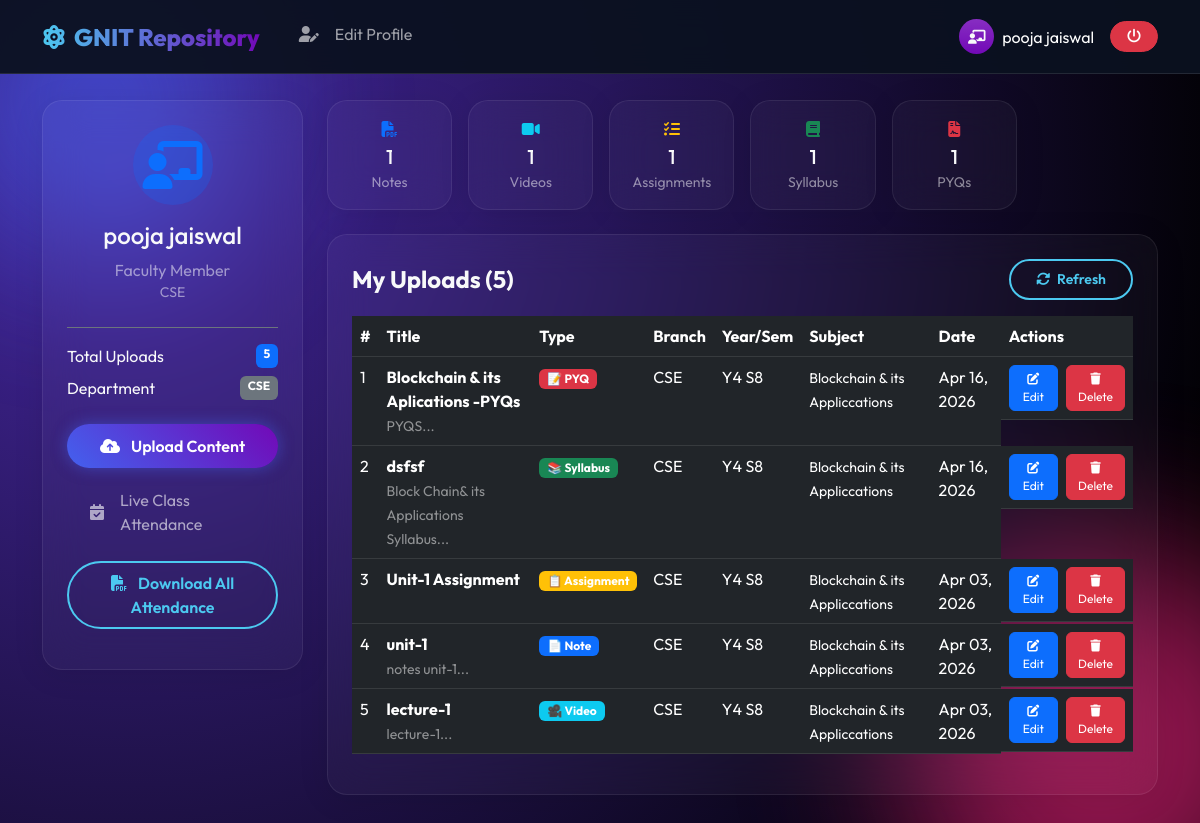
Page /gn-repository/faculty-dashboard.php (signed in) on the committed database.
### tables this page shows
CREATE TABLE `resources` (
  `id` int(11) NOT NULL,
  `title` varchar(200) NOT NULL,
  `resource_type` enum('note','video','assignment','syllabus','pyq') NOT NULL,
  `subject` varchar(100) NOT NULL,
  `subject_code` varchar(20) DEFAULT NULL,
  `branch` varchar(10) NOT NULL,
  `year` int(11) NOT NULL CHECK (`year` between 1 and 4),
  `semester` int(11) NOT NULL CHECK (`semester` between 1 and 8),
  `file_path` varchar(500) DEFAULT NULL,
  `video_url` varchar(500) DEFAULT NULL,
  `author_id` int(11) NOT NULL,
  `author_name` varchar(100) NOT NULL,
  `description` text DEFAULT NULL,
  `is_approved` tinyint(1) DEFAULT 1,
  `views_count` int(11) DEFAULT 0,
  `downloads_count` int(11) DEFAULT 0,
  `created_at` timestamp NOT NULL DEFAULT current_timestamp(),
  `updated_at` timestamp NOT NULL DEFAULT current_timestamp() ON UPDATE current_timestamp()
);

### gn-repository/faculty-dashboard.php (the view, shortened to what this page needs)
<?php
require_once 'config.php';
$stmt = $pdo->prepare("SELECT * FROM resources WHERE author_id = ? ORDER BY created_at DESC");
$stmt->execute([$_SESSION['user_id']]);
$uploads = $stmt->fetchAll(PDO::FETCH_ASSOC);
$notes = 0; $videos = 0; $assignments = 0; $syllabus = 0; $pyq = 0;
foreach ($uploads as $item) {
    if ($item['resource_type'] == 'note') $notes++;
    else if ($item['resource_type'] == 'video') $videos++;
    else if ($item['resource_type'] == 'assignment') $assignments++;
    else if ($item['resource_type'] == 'syllabus') $syllabus++;
    else if ($item['resource_type'] == 'pyq') $pyq++;
}
?>
<!DOCTYPE html>
<html lang="en">
<head>
  <link href="https://cdn.jsdelivr.net/npm/bootstrap@5.3.0/dist/css/bootstrap.min.css" rel="stylesheet">
  <link rel="stylesheet" href="https://cdnjs.cloudflare.com/ajax/libs/font-awesome/6.4.0/css/all.min.css">
  <link rel="stylesheet" href="css/style.css">
  <link rel="stylesheet" href="css/dashboard.css">
</head>
<body>
  <div class="bg-animated">
    <div class="floating-shape shape-1"></div>
  </div>
  <nav class="navbar navbar-expand-lg fixed-top">
    <div class="container">
      <a class="navbar-brand" href="index.html">
        <i class="fas fa-atom me-2"></i>GNIT Repository
      </a>
      <a href="edit-profile.php" class="sidebar-link">
        <i class="fas fa-user-edit me-3"></i>Edit Profile
      </a>
      <div class="ms-auto d-flex align-items-center">
        <div class="bg-gradient rounded-circle me-2 d-flex align-items-center justify-content-center"
          style="width:35px; height:35px; background: var(--purple);">
          <i class="fas fa-chalkboard-teacher small"></i>
        </div>
        <span class="text-white me-3"><?php echo htmlspecialchars($_SESSION['name']); ?></span>
        <a href="logout.php" class="btn btn-sm btn-danger rounded-pill px-3">
          <i class="fas fa-power-off"></i>
        </a>
      </div>
    </div>
  </nav>
  <div class="container" style="padding-top: 100px; padding-bottom: 50px;">
    <div class="row">
      <div class="col-md-3 mb-4">
        <div class="glass-panel p-4">
          <div class="text-center mb-4">
            <div
              class="bg-primary bg-opacity-25 rounded-circle d-flex align-items-center justify-content-center mx-auto mb-3"
              style="width: 80px; height: 80px;">
              <i class="fas fa-chalkboard-teacher fa-3x text-primary"></i>
            </div>
            <h4><?php echo htmlspecialchars($_SESSION['name']); ?></h4>
            <p class="text-white-50 mb-0">Faculty Member</p>
            <p class="text-white-50 small mb-0"><?php echo htmlspecialchars($_SESSION['department'] ?? 'GNIT'); ?></p>
          </div>
          <div class="border-top border-secondary pt-3">
            <div class="d-flex justify-content-between mb-2">
              <span>Total Uploads</span>
              <span class="badge bg-primary"><?php echo count($uploads); ?></span>
            </div>
            <div class="d-flex justify-content-between mb-2">
              <span>Department</span>
              <span class="badge bg-secondary"><?php echo htmlspecialchars($_SESSION['department'] ?? 'GNIT'); ?></span>
            </div>
          </div>
          <div class="d-grid gap-2 mt-4">
            <button class="btn btn-glow" data-bs-toggle="modal" data-bs-target="#uploadModal">
              <i class="fas fa-cloud-upload-alt me-2"></i> Upload Content
            </button>
            <a href="faculty-attendance.php" class="sidebar-link">
              <i class="fas fa-calendar-check me-3"></i>Live Class Attendance
            </a>
            <a href="export-all-attendance-pdf.php" class="btn btn-outline-glow w-100 mb-3" target="_blank">
              <i class="fas fa-file-pdf me-2"></i> Download All Attendance
            </a>
          </div>
        </div>
      </div>
      <div class="col-md-9">
        <div class="row g-3 mb-4">
          <div class="col-md-2 col-6">
            <div class="glass-panel p-3 text-center">
              <i class="fas fa-file-pdf text-primary mb-2"></i>
              <h5 class="mb-0"><?php echo $notes; ?></h5>
              <small class="text-white-50">Notes</small>
            </div>
          </div>
          <div class="col-md-2 col-6">
            <div class="glass-panel p-3 text-center">
              <i class="fas fa-video text-info mb-2"></i>
              <h5 class="mb-0"><?php echo $videos; ?></h5>
              <small class="text-white-50">Videos</small>
            </div>
          </div>
          <div class="col-md-2 col-6">
            <div class="glass-panel p-3 text-center">
              <i class="fas fa-tasks text-warning mb-2"></i>
              <h5 class="mb-0"><?php echo $assignments; ?></h5>
              <small class="text-white-50">Assignments</small>
            </div>
          </div>
          <div class="col-md-2 col-6">
            <div class="glass-panel p-3 text-center">
              <i class="fas fa-book text-success mb-2"></i>
              <h5 class="mb-0"><?php echo $syllabus; ?></h5>
              <small class="text-white-50">Syllabus</small>
            </div>
          </div>
          <div class="col-md-2 col-6">
            <div class="glass-panel p-3 text-center">
              <i class="fas fa-file-contract text-danger mb-2"></i>
              <h5 class="mb-0"><?php echo $pyq; ?></h5>
              <small class="text-white-50">PYQs</small>
            </div>
          </div>
        </div>
        <div class="glass-panel p-4">
          <div class="d-flex justify-content-between align-items-center mb-3">
            <h4 class="fw-bold mb-0">My Uploads (<?php echo count($uploads); ?>)</h4>
            <button class="btn btn-sm btn-outline-glow" onclick="location.reload()">
              <i class="fas fa-sync-alt me-1"></i> Refresh
            </button>
          </div>
          <div class="table-responsive">
            <?php if (empty($uploads)): ?>
            <p class="text-center text-white-50 py-4">
              <i class="fas fa-cloud-upload-alt fa-3x mb-3"></i><br>
              No uploads yet. Click "Upload Content" to get started.
            </p>
            <?php else: ?>
            <table class="table table-dark table-hover">
              <thead>
                <tr>
                  <th>#</th>
                  <th>Title</th>
                  <th>Type</th>
                  <th>Branch</th>
                  <th>Year/Sem</th>
                  <th>Subject</th>
                  <th>Date</th>
                  <th>Actions</th>
                </tr>
              </thead>
              <tbody>
                <?php foreach ($uploads as $index => $item): ?>
                <tr>
                  <td><?php echo $index + 1; ?></td>
                  <td>
                    <strong><?php echo htmlspecialchars($item['title']); ?></strong>
                    <?php if (!empty($item['description'])): ?>
                    <br><small
                      class="text-white-50"><?php echo htmlspecialchars(substr($item['description'], 0, 50)); ?>...</small>
                    <?php endif; ?>
                  </td>
                  <td>
                    <?php
                    $typeBadge = '';
                    switch($item['resource_type']) {
                        case 'note': $typeBadge = '<span class="badge bg-primary">📄 Note</span>'; break;
                        case 'video': $typeBadge = '<span class="badge bg-info">🎥 Video</span>'; break;
                        case 'assignment': $typeBadge = '<span class="badge bg-warning">📋 Assignment</span>'; break;
                        case 'syllabus': $typeBadge = '<span class="badge bg-success">📚 Syllabus</span>'; break;
                        case 'pyq': $typeBadge = '<span class="badge bg-danger">📝 PYQ</span>'; break;
                    }
                    echo $typeBadge;
                    ?>
                  </td>
                  <td><?php echo $item['branch']; ?></td>
                  <td>Y<?php echo $item['year']; ?> S<?php echo $item['semester']; ?></td>
                  <td><small><?php echo htmlspecialchars($item['subject']); ?></small></td>
                  <td><?php echo date('M d, Y', strtotime($item['created_at'])); ?></td>
                  <td class="table-actions">
                    <button class="btn btn-sm btn-primary btn-sm-custom"
                      onclick="editResource(<?php echo htmlspecialchars(json_encode($item)); ?>)">
                      <i class="fas fa-edit"></i> Edit
                    </button>
                    <button class="btn btn-sm btn-danger btn-sm-custom"
                      onclick="deleteResource(<?php echo $item['id']; ?>, '<?php echo addslashes($item['title']); ?>')">
                      <i class="fas fa-trash"></i> Delete
                    </button>
                  </td>
                </tr>
                <?php endforeach; ?>
              </tbody>
            </table>
            <?php endif; ?>
          </div>
        </div>
      </div>
    </div>
  </div>
</body>
</html>

### gn-repository/css/style.css (style rules this page uses)
:root { --primary: #4cc9f0; --secondary: #4361ee; --purple: #7209b7; --pink: #f72585; --dark: #0b1120; --text-light: #f8f9fa; --glass-bg: rgba(255, 255, 255, 0.05); --glass-border: rgba(255, 255, 255, 0.1); --card-shadow: 0 8px 32px 0 rgba(0, 0, 0, 0.3); }
* { margin: 0; padding: 0; box-sizing: border-box; }
body { font-family: 'Outfit', sans-serif; background-color: var(--dark); color: var(--text-light); overflow-x: hidden; min-height: 100vh; }
.bg-animated { position: fixed; top: 0; left: 0; width: 100%; height: 100%; z-index: -1; background: radial-gradient(circle at 10% 20%, rgb(69, 39, 160) 0%, rgb(0, 0, 0) 90%); }
.floating-shape { position: absolute; border-radius: 50%; filter: blur(80px); opacity: 0.6; animation: float 10s infinite alternate; }
.shape-1 { width: 300px; height: 300px; background: var(--secondary); top: -50px; left: -50px; }
.navbar { background: rgba(11, 17, 32, 0.95); backdrop-filter: blur(15px); border-bottom: 1px solid var(--glass-border); padding: 10px 0; }
.navbar-brand { font-weight: 800; font-size: 1.5rem; background: linear-gradient(to right, var(--primary), var(--purple)); -webkit-background-clip: text; -webkit-text-fill-color: transparent; }
.btn-glow { background: linear-gradient(45deg, var(--secondary), var(--purple)); border: none; color: white; padding: 10px 30px; border-radius: 50px; font-weight: 600; box-shadow: 0 0 15px rgba(67, 97, 238, 0.5); transition: 0.3s; position: relative; overflow: hidden; }
.btn-outline-glow { background: transparent; border: 2px solid var(--primary); color: var(--primary); border-radius: 50px; padding: 8px 25px; font-weight: 600; transition: 0.3s; }
.glass-panel { background: rgba(255, 255, 255, 0.03); backdrop-filter: blur(20px); -webkit-backdrop-filter: blur(20px); border: 1px solid rgba(255, 255, 255, 0.08); border-radius: 20px; box-shadow: 0 4px 30px rgba(0, 0, 0, 0.1); }

### gn-repository/css/dashboard.css (style rules this page uses)
.sidebar-link { display: flex; align-items: center; padding: 12px 20px; color: rgba(255, 255, 255, 0.6); text-decoration: none; border-radius: 12px; margin-bottom: 5px; transition: 0.3s; border-left: 3px solid transparent; }

### gn-repository/faculty-dashboard.php (style rules this page uses)
.table-actions { display: flex; gap: 8px; }
.btn-sm-custom { padding: 4px 10px; font-size: 12px; border-radius: 6px; }

### rows in the picture
resources: title "Blockchain & its Aplications -PYQs", description "PYQS", resource_type "📝 PYQ", branch "CSE", year "4", semester "8", subject "Blockchain & its Appliccations", created_at "Apr 16, 2026"
resources: title "dsfsf", description "Block Chain& its Applications Syllabus", resource_type "📚 Syllabus", branch "CSE", year "4", semester "8", subject "Blockchain & its Appliccations", created_at "Apr 16, 2026"
resources: title "Unit-1 Assignment", resource_type "📋 Assignment", branch "CSE", year "4", semester "8", subject "Blockchain & its Appliccations", created_at "Apr 03, 2026"
resources: title "unit-1", description "notes unit-1", resource_type "📄 Note", branch "CSE", year "4", semester "8", subject "Blockchain & its Appliccations", created_at "Apr 03, 2026"
resources: title "lecture-1", description "lecture-1", resource_type "🎥 Video", branch "CSE", year "4", semester "8", subject "Blockchain & its Appliccations", created_at "Apr 03, 2026"

### other values in the picture
$_SESSION['name'] "pooja jaiswal"
$_SESSION['department'] "CSE"
count($uploads) "5"
$notes "1"
$videos "1"
$assignments "1"
$syllabus "1"
$pyq "1"
